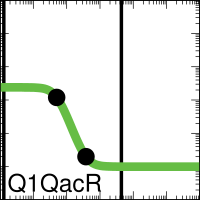

Reproduce this figure in gnuplot.

set output "demo_FixedGatesDigital0xFE_005_A000_xfer_model_Q1_QacR.eps"
set terminal postscript eps enhanced color "Helvetica, 35" size 2,2
set logscale x
set logscale y
set lmargin screen 0.0
set rmargin screen 1.0
set tmargin screen 1.0
set bmargin screen 0.0
set size ratio 1.0
set border linewidth 2
set tics scale 2
set mxtics 10
set mytics 10
set key bottom left
set key samplen -1
set xrange [0.001:1000.0]
set yrange [0.001:1000.0]
set format y "10^{%L}"    
set format x "10^{%L}"    
set format x ""    
set xlabel '11001100'
set arrow from 0.0013,0.001 to 0.0013,1000.0 nohead lw 10 lt 2 lc rgb '#000000'
set arrow from 4.4,0.001 to 4.4,1000.0 nohead lw 10 lt 2 lc rgb '#000000'
ymin = 0.01
ymax = 2.4
K = 0.05
n = 2.7
set dummy x

plot ymin+(ymax-ymin)/(1.0+(x/K)**n) lw 25 lc rgb '#66BC46' title 'Q1QacR',\
 "<echo '1 2'" using (0.050155208):(1.1999999994954873)  with points pt 7 ps 4 lc rgb 'black' notitle,\
 "<echo '1 2'" using (0.379475457):(0.019999999967605445)  with points pt 7 ps 4 lc rgb 'black' notitle
